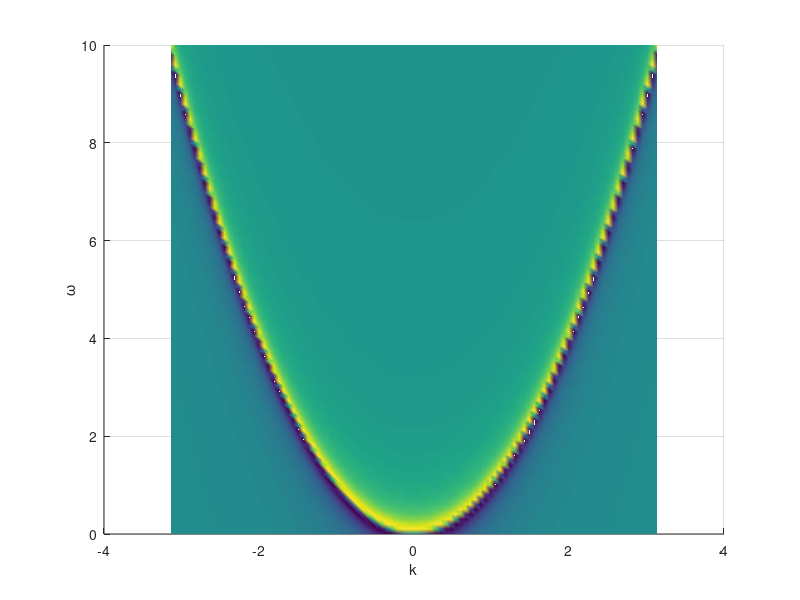
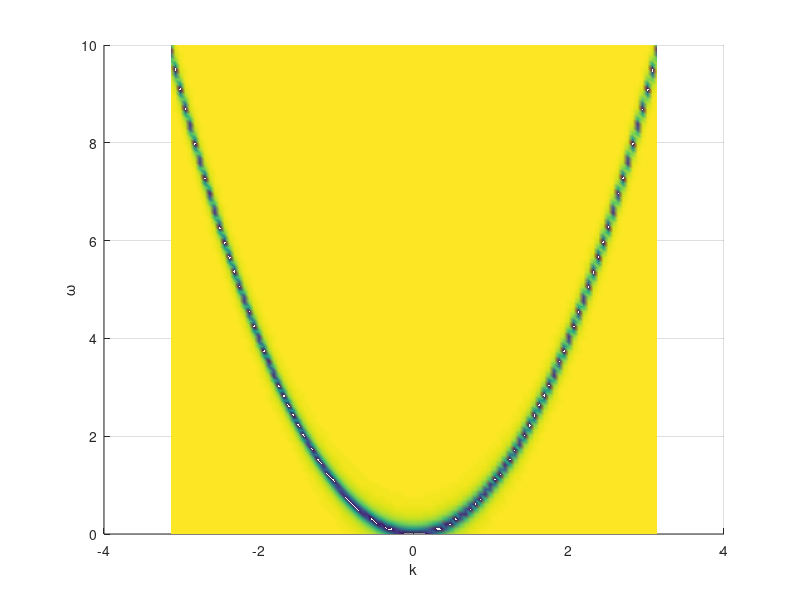
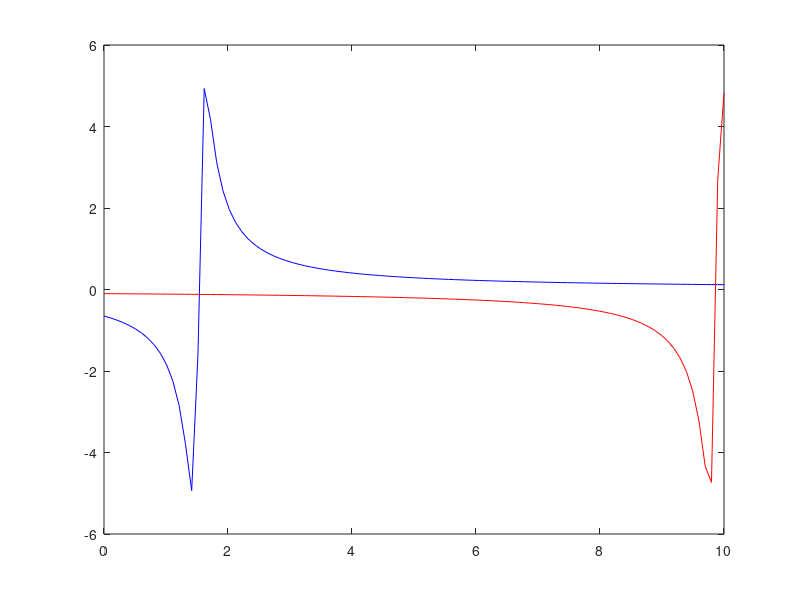
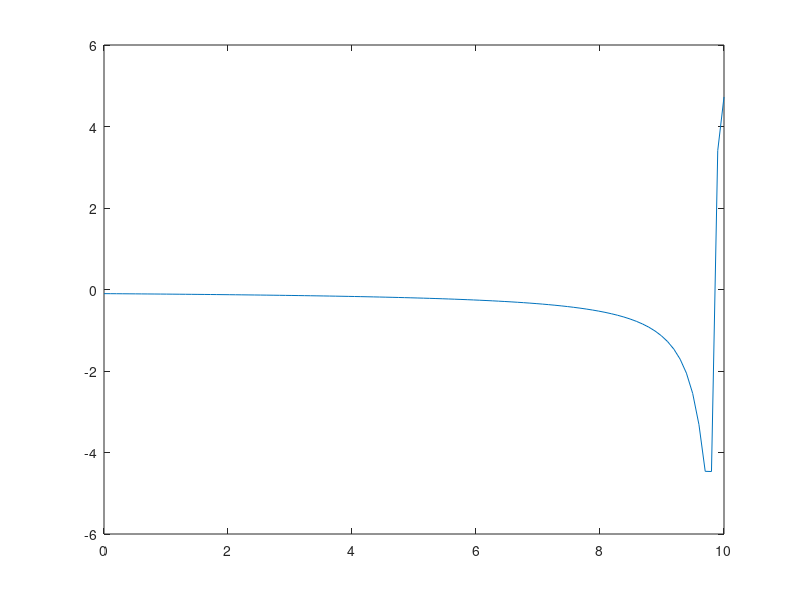

The MATLAB script that drew these images, in order:
k = linspace(-pi,pi,100);
w = linspace(0,10,100);
[ki,wi] = meshgrid(k,w);

Q = ki;

E = ki.^2;
G = 1./(wi+1i*0.1-E);

% figure, plot(k,k.^2)
% 
% mat2STM_Viewer(real(G),0,0,0)
% mat2STM_Viewer(imag(G),0,0,0)


figure(2),surf(ki,wi,real(G),'FaceColor','interp','LineStyle', 'none')
view(2)
set(2,'Name','Real');
ylabel('\omega')
xlabel('k')
figure(3),surf(ki,wi,imag(G),'FaceColor','interp','LineStyle', 'none')
view(2)
set(3,'Name','Imaginary');
ylabel('\omega')
xlabel('k')


%indexing-wise it is G(w,k)
figure(4),
plot(w,real(G(:,70)),'Color' ,[0,0,1])
hold on
plot(w,real(G(:,100)),'Color',[1,0,0])

kk = 3.14;
figure(5),
plot(w,real(1./(w+1i*0.1-kk^2)))



% surfplot example
% [num,txt,raw] = xlsread('DATA.xlsx') ;
% X = num(:,1) ;
% Y = num(:,2) ;
% Z = num(:,3) ;
% N = 100 ;
% x = linspace(min(X),max(X),N) ;
% y = linspace(min(Y),max(Y),N) ;
% [Xi,Yi] = meshgrid(x,y) ;
% Zi = griddata(X,Y,Z,Xi,Yi) ;
% surf(Xi,Yi,Zi)
